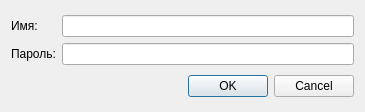
<?xml version="1.0" encoding="UTF-8"?>
<ui version="4.0">
 <class>LogInDialog</class>
 <widget class="QDialog" name="LogInDialog">
  <property name="geometry">
   <rect>
    <x>0</x>
    <y>0</y>
    <width>365</width>
    <height>112</height>
   </rect>
  </property>
  <property name="windowTitle">
   <string>Dialog</string>
  </property>
  <layout class="QGridLayout" name="gridLayout">
   <item row="0" column="0">
    <layout class="QHBoxLayout" name="horizontalLayout">
     <item>
      <layout class="QVBoxLayout" name="verticalLayout_2">
       <item>
        <widget class="QLabel" name="label">
         <property name="text">
          <string>Имя:</string>
         </property>
        </widget>
       </item>
       <item>
        <widget class="QLabel" name="label_2">
         <property name="text">
          <string>Пароль:</string>
         </property>
        </widget>
       </item>
      </layout>
     </item>
     <item>
      <layout class="QVBoxLayout" name="verticalLayout">
       <item>
        <widget class="QLineEdit" name="nameLine"/>
       </item>
       <item>
        <widget class="QLineEdit" name="passwordLine"/>
       </item>
      </layout>
     </item>
    </layout>
   </item>
   <item row="1" column="0">
    <widget class="QDialogButtonBox" name="buttonBox">
     <property name="orientation">
      <enum>Qt::Horizontal</enum>
     </property>
     <property name="standardButtons">
      <set>QDialogButtonBox::Cancel|QDialogButtonBox::Ok</set>
     </property>
    </widget>
   </item>
  </layout>
 </widget>
 <resources/>
 <connections>
  <connection>
   <sender>buttonBox</sender>
   <signal>accepted()</signal>
   <receiver>LogInDialog</receiver>
   <slot>accept()</slot>
   <hints>
    <hint type="sourcelabel">
     <x>248</x>
     <y>254</y>
    </hint>
    <hint type="destinationlabel">
     <x>157</x>
     <y>274</y>
    </hint>
   </hints>
  </connection>
  <connection>
   <sender>buttonBox</sender>
   <signal>rejected()</signal>
   <receiver>LogInDialog</receiver>
   <slot>reject()</slot>
   <hints>
    <hint type="sourcelabel">
     <x>316</x>
     <y>260</y>
    </hint>
    <hint type="destinationlabel">
     <x>286</x>
     <y>274</y>
    </hint>
   </hints>
  </connection>
 </connections>
</ui>
